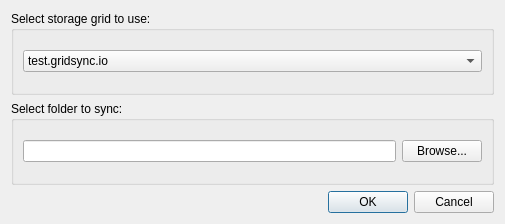
<?xml version="1.0" encoding="UTF-8"?>
<ui version="4.0">
 <class>Dialog</class>
 <widget class="QDialog" name="Dialog">
  <property name="geometry">
   <rect>
    <x>0</x>
    <y>0</y>
    <width>505</width>
    <height>224</height>
   </rect>
  </property>
  <property name="windowTitle">
   <string>Dialog</string>
  </property>
  <layout class="QVBoxLayout" name="verticalLayout_4">
   <item>
    <layout class="QVBoxLayout" name="layout">
     <item>
      <widget class="QGroupBox" name="select_grid_group_box">
       <property name="title">
        <string>Select storage grid to use:</string>
       </property>
       <layout class="QHBoxLayout" name="horizontalLayout">
        <item>
         <widget class="QComboBox" name="select_grid_combo_box">
          <item>
           <property name="text">
            <string>test.gridsync.io</string>
           </property>
          </item>
          <item>
           <property name="text">
            <string>Public Test Grid</string>
           </property>
          </item>
         </widget>
        </item>
       </layout>
      </widget>
     </item>
     <item>
      <widget class="QGroupBox" name="select_folder_group_box">
       <property name="title">
        <string>Select folder to sync:</string>
       </property>
       <layout class="QHBoxLayout" name="horizontalLayout_2">
        <item>
         <widget class="QLineEdit" name="select_folder_text"/>
        </item>
        <item>
         <widget class="QPushButton" name="select_folder_button">
          <property name="text">
           <string>Browse...</string>
          </property>
         </widget>
        </item>
       </layout>
      </widget>
     </item>
    </layout>
   </item>
   <item>
    <widget class="QDialogButtonBox" name="button_box">
     <property name="orientation">
      <enum>Qt::Horizontal</enum>
     </property>
     <property name="standardButtons">
      <set>QDialogButtonBox::Cancel|QDialogButtonBox::Ok</set>
     </property>
    </widget>
   </item>
  </layout>
 </widget>
 <resources/>
 <connections>
  <connection>
   <sender>button_box</sender>
   <signal>accepted()</signal>
   <receiver>Dialog</receiver>
   <slot>accept()</slot>
   <hints>
    <hint type="sourcelabel">
     <x>248</x>
     <y>254</y>
    </hint>
    <hint type="destinationlabel">
     <x>157</x>
     <y>274</y>
    </hint>
   </hints>
  </connection>
  <connection>
   <sender>button_box</sender>
   <signal>rejected()</signal>
   <receiver>Dialog</receiver>
   <slot>reject()</slot>
   <hints>
    <hint type="sourcelabel">
     <x>316</x>
     <y>260</y>
    </hint>
    <hint type="destinationlabel">
     <x>286</x>
     <y>274</y>
    </hint>
   </hints>
  </connection>
 </connections>
</ui>
